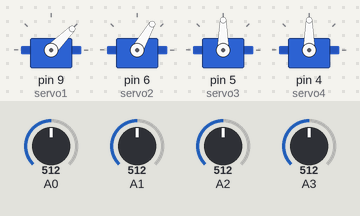
Bench run of a sketch on a simulated Arduino Uno, built with avr-gcc and run on an emulated ATmega328P. Parts: 4 × servo. Inputs (shaded band) come from the test bench; at power-on: A0 = 512, A1 = 512, A2 = 512, A3 = 512.

Above: at 1.2 s.
1.3 s: A0 set to 716
At 2.2 s:
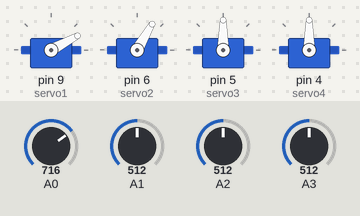
2.8 s: A1 set to 716
At 3.4 s:
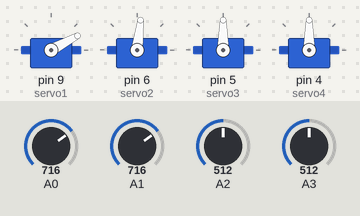
4.3 s: A2 set to 716
At 5.5 s:
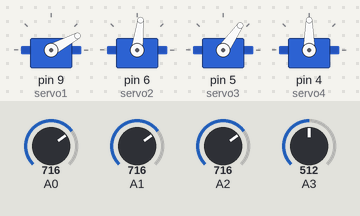
5.8 s: A3 set to 716
At 6.8 s:
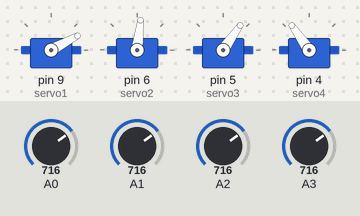
7.3 s: A0 set to 992
At 8.0 s:
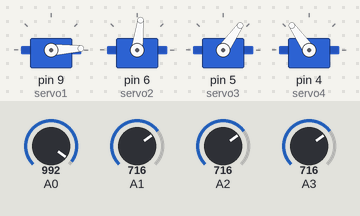
8.8 s: A1 set to 992
At 9.1 s:
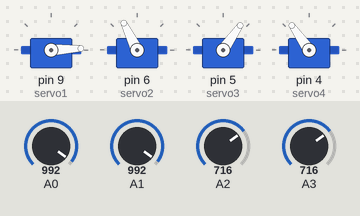
Timing chart, 0 to 11.3 s (numbered marks = the images above; inputs shaded):
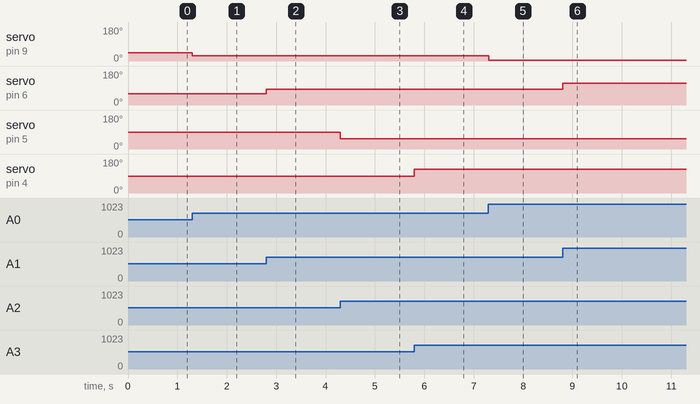

Measured:
- after the input at 1.3 s, servo on pin 9 (servo1): 45° → 28° at once
- after the input at 2.8 s, servo on pin 6 (servo2): 60° → 83° at once
- after the input at 4.3 s, servo on pin 5 (servo3): 90° → 55° at once
- after the input at 5.8 s, servo on pin 4 (servo4): 90° → 125° at once
- after the input at 7.3 s, servo on pin 9 (servo1): 28° → 3° at once
- after the input at 8.8 s, servo on pin 6 (servo2): 83° → 116° at once

The sketch:

robot_arm.ino
```cpp
#include <Servo.h>

Servo servo1, servo2, servo3, servo4;

void setup() {
  servo1.attach(9);
  servo2.attach(6);
  servo3.attach(5);
  servo4.attach(4);
  //Serial.begin(9600);
}

void loop() {

  int val1 = map(analogRead(A0), 0, 1023, 90, 0);
  int val2 = map(analogRead(A1), 0, 1023, 0, 120);
  int val3 = map(analogRead(A2), 0, 1023, 180, 0);
  int val4 = map(analogRead(A3), 0, 1023, 0, 180);

  servo1.write(val1);
  servo2.write(val2);
  servo3.write(val3);
  servo4.write(val4);

}
```
